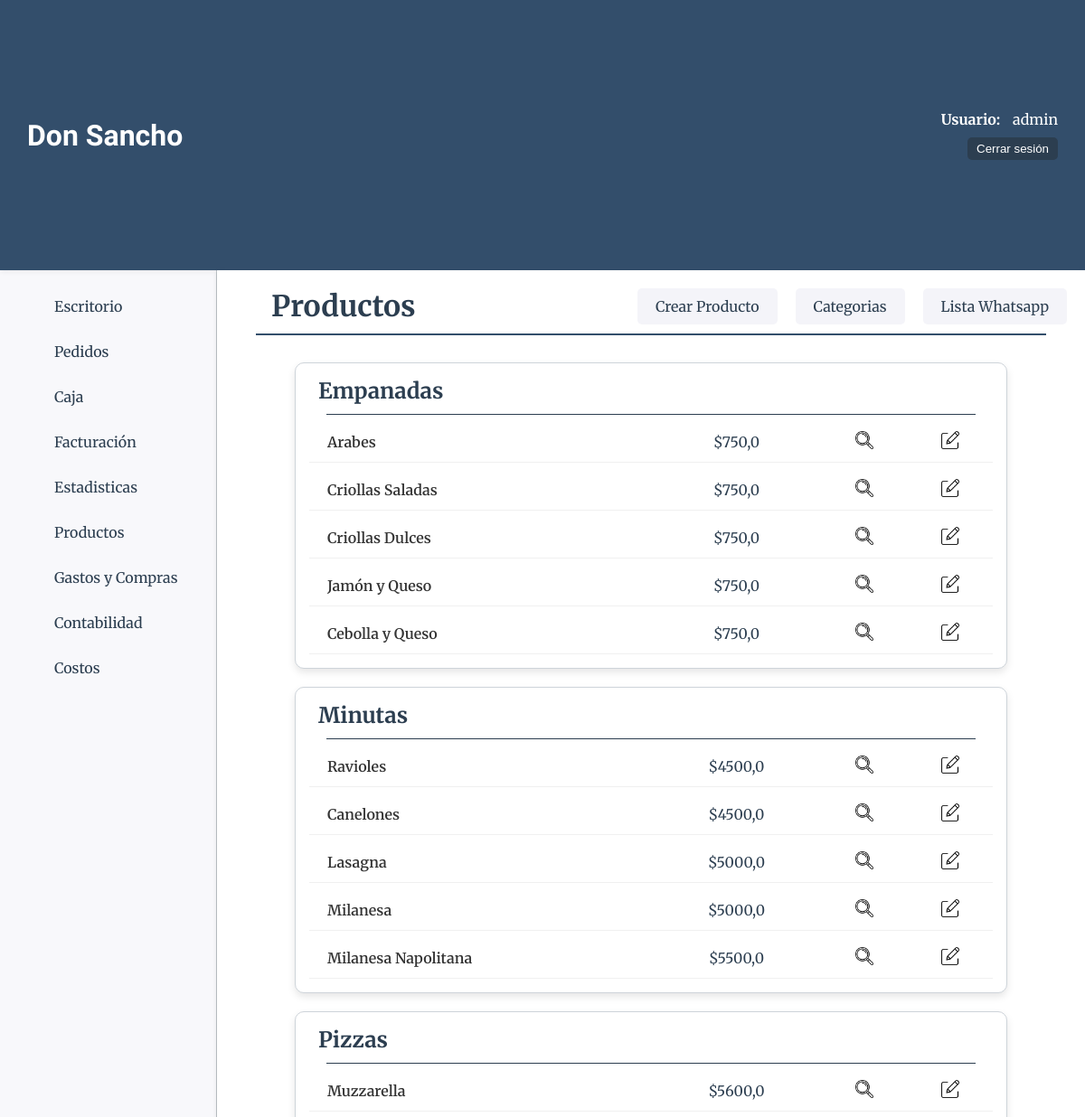
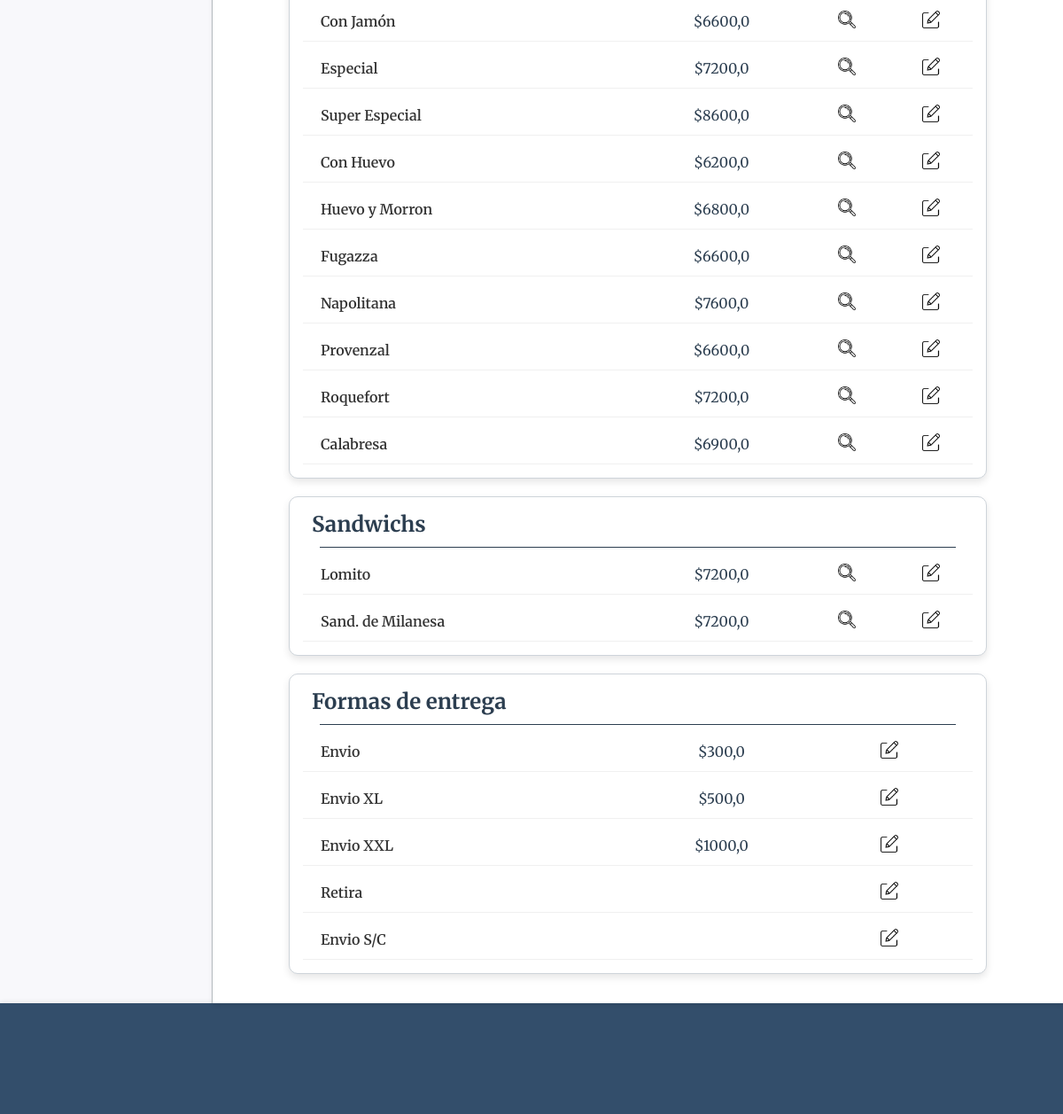
The page /productos/ (signed in) on the database its author committed (2 pictures, top to bottom).
### productos/models.py (models this page shows, shortened)
class ProductoCategoria(models.Model):
    nombre=models.CharField(max_length=50)
    estado=models.BooleanField(default=True)

class Producto(models.Model):
    nombre=models.CharField(max_length=50, verbose_name="Nombre")
    categoria=models.ForeignKey(ProductoCategoria, on_delete=models.CASCADE, verbose_name="Categoría")
    descripcion=models.CharField(max_length=200, blank=True, null=True, verbose_name="Descripción")
    precio_unit=models.FloatField(verbose_name="P. Unitario")
    precio_media=models.FloatField(blank=True, null=True, verbose_name="P. Media")
    precio_doc=models.FloatField(blank=True, null=True, verbose_name="P. Docena")

### pedido/models.py (models this page shows, shortened)
class FormaEntrega(models.Model):
    forma_entrega = models.CharField(max_length=50)
    precio = models.FloatField(null=True, blank=True)
    envio = models.BooleanField()
    class Meta:
        db_table = "formaentrega"
        verbose_name = "Forma de entrega"

### productos/views.py (the view)
# urls.py: path('', views.home, name = "home"),
@login_required
def home(request):
    productos = Producto.objects.select_related('categoria').order_by('categoria__nombre').all()
    categorias = ProductoCategoria.objects.all()
    forma_entrega = FormaEntrega.objects.all()
    context = {
        'object_list': productos,
        'categorias': categorias,
        'forma_entrega': forma_entrega
    }
    return render(request, 'productos/index.html', context)

### core/context_processors.py (called while the page is built)
def counter_pedidos(request):
    cant_pedidos = Pedido.objects.all().count()
    cant_entregados = Pedido.objects.filter(estado='entregado').count()
    cant_pendientes = Pedido.objects.filter(estado='pendiente').count()
    cant_reservados = Pedido.objects.filter(estado='reservado').count()
    cant_envios = Pedido.objects.filter(forma_entrega__precio__gt=0).count()
    return {
        'cant_pedidos':cant_pedidos,
        "cant_entregados":cant_entregados,
        "cant_pendientes":cant_pendientes,
        "cant_reservados":cant_reservados,
        "cant_envios":cant_envios
        }

### productos/templates/productos/index.html (shortened to what this page needs)
{% extends 'core/base.html' %}
{% load static %}
{% block css %}
    <link rel="stylesheet" href="{% static 'productos/css/styles.css' %}">
{% endblock css %}
{% block titulo %}
    {% include 'core/components/encabezado.html' with titulo_texto="Productos" %}
{% endblock titulo %}
{% block main %}
<section class="categorias-container">
    {% regroup object_list by categoria.nombre as categorias_productos %}
    {% for categoria in categorias_productos %}
        {% with categoria.grouper as nombre_categoria %}
            {% for cat in categorias %}
                {% if cat.nombre == nombre_categoria and cat.estado %}
                    <div class="card">
                        <h1 class="categoria-titulo">{{ nombre_categoria }}</h1>
                        <hr class="categoria-hr">
                        {% for producto in categoria.list %}
                            <div class="productos">
                                <p class="producto-nombre">{{ producto.nombre }}</p>
                                <p class="producto-precio">${{ producto.precio_unit }}</p>
                                <div class="producto-opc">
                                    <a href="{% url 'productos:productos_detail' producto.id %}">
                                        <img class="icono-opc" src="{% static 'productos/img/lupa.webp' %}" alt="Detalle Producto">
                                    </a>
                                    <a href="{% url 'productos:productos_update' producto.id %}">
                                        <img class="icono-opc" src="{% static 'productos/img/editar.webp' %}" alt="Editar Producto">
                                    </a>
                                </div>
                            </div>
                        {% endfor %}
                    </div>
                {% endif %}
            {% endfor %}
        {% endwith %}
    {% endfor %}
    <div class="card">
        <h1 class="categoria-titulo">Formas de entrega</h1>
        <hr class="categoria-hr">
        {% for entrega in forma_entrega %}
            <div class="productos">
                <p class="producto-nombre">{{ entrega.forma_entrega }}</p>
                {% if entrega.precio != None %}
                    <p class="producto-precio">${{ entrega.precio }}</p>
                {% endif %}
                <div class="producto-opc">
                    <a href="{% url 'pedido:formaentrega_update' entrega.id %}">
                        <img class="icono-opc" src="{% static 'productos/img/editar.webp' %}" alt="Editar Producto">
                    </a>
                </div>
            </div>
        {% endfor %}
    </div>
</section>
{% endblock main %}

### core/templates/core/base.html (shortened to what this page needs)
{% load static %}
<!DOCTYPE html>
<html lang="en">
<head>
    <link rel="stylesheet" href="{% static 'core/css/styles.css' %}">
    {% block css %}{% endblock css %}
</head>
<body>
    {% include 'core/components/header.html' %}
    {% include 'core/components/menu.html' %}
    <main class="main-container">
        {% block titulo %}{% endblock titulo %}
        {% block main %}{% endblock main %}
    </main>
    {% include 'core/components/footer.html' %}
</body>
</html>

### core/templates/core/components/header.html (shortened to what this page needs)
<header class="header-container">
    <h1 class="title">Don Sancho</h1>
    {% if user.is_authenticated %}
    <div class="usuario-logout">
        <div class="list-link">
            <span class="usuario-label">Usuario:</span>
            <span class="usuario-nombre">{{ user.username }}</span>
        </div>
        <form action="{% url 'core:logout' %}" method="post">
            <button type="submit" class="btn-logout">Cerrar sesión</button>
        </form>
    </div>
    {% else %}
    <div class="list-link">
        <a class="header-link-app" href="{% url 'core:login' %}">Login</a>
    </div>
    {% endif %}
</header>

### core/templates/core/components/menu.html
<nav class="menu-container">
    <ul class="list-app">
        {% if user.is_authenticated %}
            <li class="list-link"><a class="link-app" href="{% url 'core:home' %}">Escritorio</a></li>
            <li class="list-link"><a class="link-app" href="{% url 'pedido:listar_pendientes' %}">Pedidos</a></li>
            <li class="list-link"><a class="link-app" href="{% url 'facturas:home' %}">Caja</a></li>
            <li class="list-link"><a class="link-app" href="{% url 'facturas:facturas' %}">Facturación</a></li>
            <li class="list-link"><a class="link-app" href="{% url 'estadisticas:home' %}">Estadisticas</a></li>
            <li class="list-link"><a class="link-app" href="{% url 'productos:home' %}">Productos</a></li>
            <li class="list-link"><a class="link-app" href="#">Gastos y Compras</a></li>
            <li class="list-link"><a class="link-app" href="#">Contabilidad</a></li>
            <li class="list-link"><a class="link-app" href="#">Costos</a></li>
        {% endif %}
    </ul>
</nav>

### core/templates/core/components/encabezado.html (shortened to what this page needs)
{% load static %}
<div class="main-titulo-container">
    <div class="titulo-opciones-container">
        <h1 class="main-titulo">{{ titulo_texto }}</h1>
        <div class="btn-container">
        {% if titulo_texto == "Productos" %}
            <a class="btn-opc" href="{% url 'productos:productos_create' %}">Crear Producto</a>
            <a class="btn-opc" href="{% url 'productos:categorias' %}">Categorias</a>
            <a class="btn-opc" href="{% url 'productos:lista_wa' %}">Lista Whatsapp</a>
        {% elif titulo_texto == "Categorias" %}
            <a class="btn-opc" href="{% url 'productos:home' %}">Productos</a>
            <a class="btn-opc" href="{% url 'productos:categorias_create' %}">Crear Categoria</a>
            <a class="btn-opc" href="{% url 'productos:lista_wa' %}">Lista Whatsapp</a>
        {% elif titulo_texto == "Eliminar Producto" or titulo_texto == "Detalle Producto" or titulo_texto == "Modificar Producto" or titulo_texto == "Crear Producto" or titulo_texto == "Eliminar Categoria" or titulo_texto == "Modificar Categoria" or titulo_texto == "Crear Categoria" %}
            <a class="btn-opc" href="{% url 'productos:home' %}">Productos</a>
            <a class="btn-opc" href="{% url 'productos:categorias' %}">Categorias</a>
            <a class="btn-opc" href="{% url 'productos:lista_wa' %}">Lista Whatsapp</a>
        {% elif titulo_texto == "Lista Whatsapp" %}
            <a class="btn-opc" href="{% url 'productos:home' %}">Productos</a>
            <a class="btn-opc" href="{% url 'productos:categorias' %}">Categorias</a>
        {% elif titulo_texto == "Modificar Forma de Entrega" %}
            <a class="btn-opc" href="{% url 'productos:home' %}">Productos</a>
            <a class="btn-opc" href="{% url 'productos:categorias' %}">Categorias</a>
            <a class="btn-opc" href="{% url 'productos:lista_wa' %}">Lista Whatsapp</a>
        {% elif titulo_texto == "Caja Diaria" %}
            <a class="btn-opc" href="{% url 'facturas:abrir_caja' %}">Abrir Caja</a>
            <a class="btn-opc" href="{% url 'facturas:cerrar_caja' %}">Cerrar Caja</a>
        {% elif titulo_texto == "Facturación" %}
            <form method="get" class="filtro-form">
                {{ form.as_p }}
                <button type="submit" class="btn-opc"><img class="icono-opc" src="{% static 'facturas/img/buscar_dato.webp' %}" alt="Detalle Producto"></button>
            </form>
        {% elif titulo_texto == "Pedido" %}
            <a class="btn-opc" href="{% url 'pedido:home' %}">Pedidos</a>
            <a class="btn-opc" href="{% url 'pedido:listar_pendientes' %}">Pendientes</a>
            <a class="btn-opc" href="{% url 'pedido:listar_entregados' %}">Entregados</a>
        {% endif %}
        </div>
    </div>
    <hr  class="main-hr"/>
</div>

### core/templates/core/components/footer.html (shortened to what this page needs)
<footer class="footer-container">
</footer>

### core/static/core/css/styles.css (style rules this page uses)
* { padding: 0; margin: 0; box-sizing: border-box; }
body { font-family: 'Merriweather', serif; color: #333; background-color: #f4f4f9; }
.header-container { background-color: #334e6b; height: 12vh; width: 100%; display: flex; align-items: center; justify-content: space-between; padding: 0 30px; box-shadow: 0 2px 5px rgba(0, 0, 0, 0.1); }
.title { color: #fff; font-family: 'Poetsen One', sans-serif; font-size: 32px; }
.usuario-logout { display: flex; flex-direction: column; align-items: end; }
.list-link { margin-left: 20px; }
.usuario-label { color: #fff; font-weight: bold; margin-right: 10px; }
.usuario-nombre { color: #fff; }
.btn-logout { padding: 5px 10px; background-color: #2C3E50; color: #fff; border: none; border-radius: 5px; cursor: pointer; transition: background-color 0.3s ease; text-decoration: none; }
.footer-container { background-color: #334e6b; height: 5vh; width: 100%; display: flex; align-items: center; justify-content: space-between; padding: 0 20px; box-shadow: 0 -2px 5px rgba(0, 0, 0, 0.1); }
.menu-container { width: 20%; height: 83vh; background-color: #fdfdfd71; float: left; overflow-y: auto; border-right: 1px solid #bdc3c7; padding-top: 20px; padding-left: 20px; }
.list-app { list-style: none; padding: 0; }
.list-link { position: relative; margin-bottom: 10px; }
.link-app { color: #2C3E50; text-decoration: none; font-size: 16px; display: block; padding: 10px 20px; transition: background-color 0.3s ease, color 0.3s ease; }
.main-container { width: 80%; height: 83vh; float: left; padding: 20px; overflow-y: auto; background-color: #fff; box-shadow: 0 2px 5px rgba(0, 0, 0, 0.1); display: flex; flex-direction: column; }
.main-titulo-container { width: 100%; height: auto; text-align: left; border-radius: 8px; }
.titulo-opciones-container { display: flex; justify-content: space-between; align-items: center; }
.main-titulo { font-size: 32px; color: #2C3E50; font-family: 'Merriweather', serif; padding-left: 40px; }
.main-hr { border: none; width: 95%; height: 2px; background-color: #334e6b; margin: 10px auto; }
.btn-container { display: flex; justify-content: center; column-gap: 20px; }
.btn-opc { border: none; color: #2C3E50; font-size: 16px; text-decoration: none; padding: 10px 20px; border-radius: 5px; background-color: #f4f4f9; transition: background-color 0.3s ease, color 0.3s ease; }
.card { padding: 15px; border: 1px solid #ced4da; border-radius: 10px; background-color: #ffffff; box-shadow: 0 4px 8px rgba(0, 0, 0, 0.1); }
.icono-opc { width: 20px; height: 20px; transition: transform 0.3s ease; }

### productos/static/productos/css/styles.css (style rules this page uses)
.categorias-container { width: 90%; margin: 0 auto; padding: 20px; display: flex; flex-direction: column; gap: 20px; }
.categoria-titulo { font-size: 24px; color: #2C3E50; font-family: 'Merriweather', serif; margin-bottom: 10px; margin-left: 10px; }
.categoria-hr { width: 95%; height: 1px; border: none; background-color: #2C3E50; margin: 0 auto 5px; }
.productos { margin-top: 8px; display: grid; grid-template-columns: 50% 25% 25%; grid-template-areas: "nom prc opc"; align-items: center; padding: 10px 0; border-bottom: 1px solid #f0f0f0; }
.producto-nombre { grid-area: nom; font-size: 16px; font-weight: 600; padding-left: 20px; }
.producto-precio { grid-area: prc; font-size: 16px; text-align: center; color: #2C3E50; }
.producto-opc { grid-area: opc; display: flex; justify-content: space-around; }
.icono-opc { width: 20px; height: 20px; transition: transform 0.3s ease; }

### rows shown on the page
ProductoCategoria: nombre "Empanadas"
Producto: nombre "Arabes", precio_unit "750,0"
Producto: nombre "Criollas Saladas", precio_unit "750,0"
Producto: nombre "Criollas Dulces", precio_unit "750,0"
Producto: nombre "Jamón y Queso", precio_unit "750,0"
Producto: nombre "Cebolla y Queso", precio_unit "750,0"
ProductoCategoria: nombre "Minutas"
Producto: nombre "Ravioles", precio_unit "4500,0"
Producto: nombre "Canelones", precio_unit "4500,0"
Producto: nombre "Lasagna", precio_unit "5000,0"
Producto: nombre "Milanesa", precio_unit "5000,0"
Producto: nombre "Milanesa Napolitana", precio_unit "5500,0"
ProductoCategoria: nombre "Pizzas"
Producto: nombre "Muzzarella", precio_unit "5600,0"
Producto: nombre "Con Jamón", precio_unit "6600,0"
Producto: nombre "Especial", precio_unit "7200,0"
Producto: nombre "Super Especial", precio_unit "8600,0"
Producto: nombre "Con Huevo", precio_unit "6200,0"
Producto: nombre "Huevo y Morron", precio_unit "6800,0"
Producto: nombre "Fugazza", precio_unit "6600,0"
Producto: nombre "Napolitana", precio_unit "7600,0"
Producto: nombre "Provenzal", precio_unit "6600,0"
Producto: nombre "Roquefort", precio_unit "7200,0"
Producto: nombre "Calabresa", precio_unit "6900,0"
ProductoCategoria: nombre "Sandwichs"
Producto: nombre "Lomito", precio_unit "7200,0"
Producto: nombre "Sand. de Milanesa", precio_unit "7200,0"
FormaEntrega: forma_entrega "Envio", precio "300,0"
FormaEntrega: forma_entrega "Envio XL", precio "500,0"
FormaEntrega: forma_entrega "Envio XXL", precio "1000,0"
FormaEntrega: forma_entrega "Retira"
FormaEntrega: forma_entrega "Envio S/C"

### other values the page prints
{{ user.username }} "admin"
{{ titulo_texto }} "Productos"
